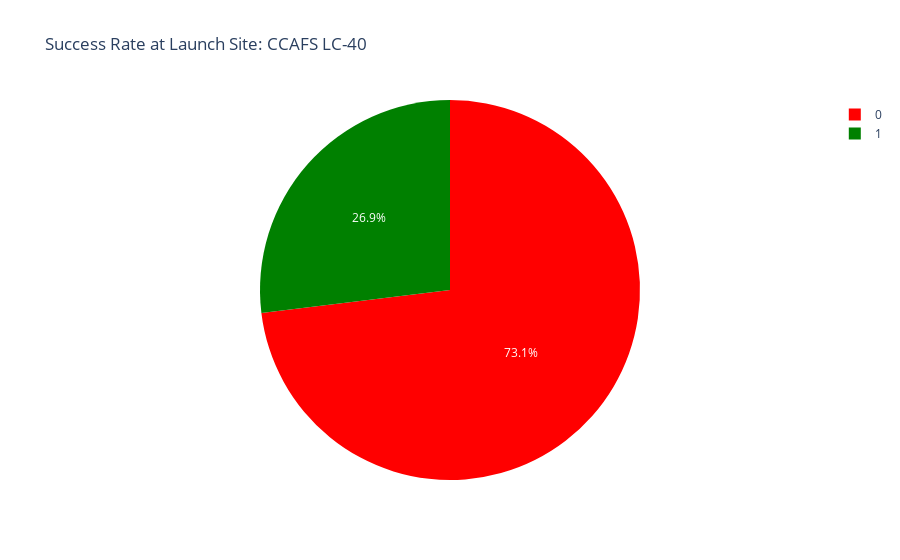

Notebook cell for this chart:
### Code cell
filtered_df = spacex_df[spacex_df['Launch Site'] == 'CCAFS LC-40']
success_rate = filtered_df['class'].mean()
failure_rate = 1-success_rate
fig = px.pie(filtered_df,
        values = [failure_rate, success_rate],
        names = ['0','1'],
        color_discrete_sequence  = ['red','green'],
        title = 'Success Rate at Launch Site: %s' % 'CCAFS LC-40')
fig.show()

### Figure 1 — Plotly figure (JSON) as saved in the notebook; plotly's stock layout.template omitted (floating-point values rounded to 4 significant figures)
{"data": [{"domain": {"x": [0, 1], "y": [0, 1]}, "hovertemplate": "label=%{label}<br>value=%{value}<extra></extra>", "labels": ["0", "1"], "legendgroup": "", "name": "", "showlegend": true, "type": "pie", "values": [0.7308, 0.2692]}], "layout": {"legend": {"tracegroupgap": 0}, "piecolorway": ["red", "green"], "title": {"text": "Success Rate at Launch Site: CCAFS LC-40"}}}
